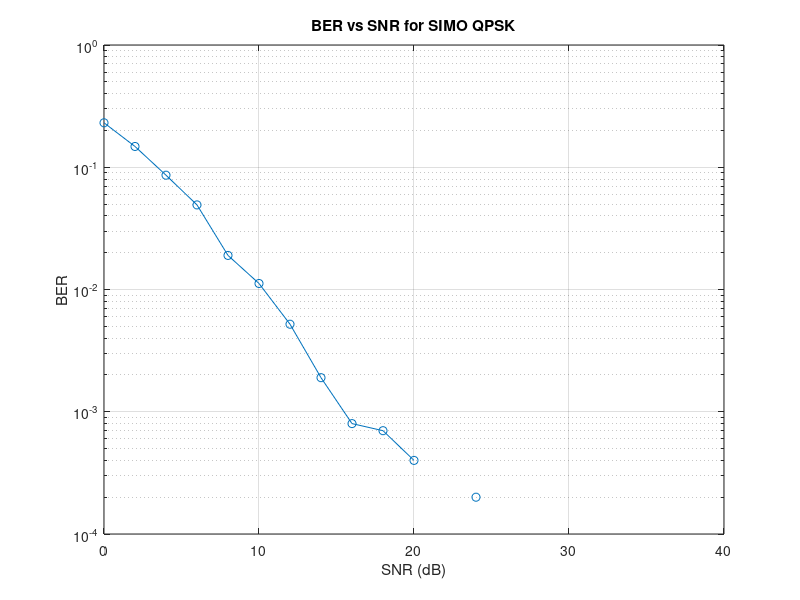

Recreate this plot in MATLAB.
%SIMO

clc;
N = 10^4; % 10,000 more N better ber
SNRdB = 0:2:40; % Range of SNR values in dB
BER = zeros(1, length(SNRdB)); % Initialize BER array

for i = 1:length(SNRdB)
    snrdb = SNRdB(i);
    snrlin = db2pow(snrdb); %lin scale
    
    % Generate random bits
    x = randi([0 1], 1, 2*N); % seq of 20,000 bits of 0s and 1s
    
    % QPSK Modulation (Baseband)
    xmod = ((1-2*x(1:2:end)) + 1j * (1-2*x(2:2:end))) / sqrt(2);
    
    % Channel: Assume two independent channels (SIMO)
    h1 = (randn(1, N) + 1j * randn(1, N)) / sqrt(2);
    h2 = (randn(1, N) + 1j * randn(1, N)) / sqrt(2);
    
    % Noise generation
    noise1 = (randn(1, N) + 1j * randn(1, N)) / sqrt(2);
    noise2 = (randn(1, N) + 1j * randn(1, N)) / sqrt(2);
    
    % Received signal with noise through the channels
    yrx1 = h1 .* xmod + sqrt(1/snrlin) * noise1;
    yrx2 = h2 .* xmod + sqrt(1/snrlin) * noise2;
    
    % Combine the received signals using Maximum Ratio Combining (MRC)
    yrx_combined = (conj(h1) .* yrx1 + conj(h2) .* yrx2) ./ (abs(h1).^2 + abs(h2).^2);
    % optimally combines the received signals to maximize the signal-to-noise ratio (SNR),
    % thus improving the reliability and performance of the communication system. 
    % This technique is particularly useful in combating the effects of multipath fading and noise.
    
    % QPSK Demodulation
    ydemod = zeros(1, 2*N);
    ydemod(1:2:end) = real(yrx_combined) < 0; % In-phase component
    ydemod(2:2:end) = imag(yrx_combined) < 0; % Quadrature component
    
    % BER Calculation
    BERcount = sum(xor(ydemod, x));
    BER(i) = BERcount / N;
end


% Plot BER vs SNR
figure;
semilogy(SNRdB, BER, '-o');
xlabel('SNR (dB)');
ylabel('BER');
title('BER vs SNR for SIMO QPSK');
grid on;